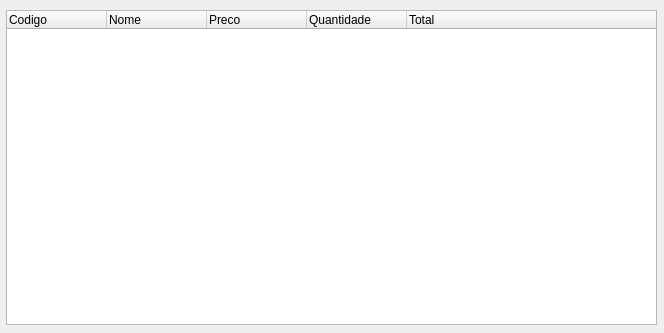
<?xml version="1.0" encoding="UTF-8"?>
<ui version="4.0">
 <class>Form</class>
 <widget class="QWidget" name="Form">
  <property name="geometry">
   <rect>
    <x>0</x>
    <y>0</y>
    <width>664</width>
    <height>333</height>
   </rect>
  </property>
  <property name="windowTitle">
   <string>Form</string>
  </property>
  <widget class="QTreeWidget" name="sells_index">
   <property name="geometry">
    <rect>
     <x>6</x>
     <y>10</y>
     <width>651</width>
     <height>315</height>
    </rect>
   </property>
   <column>
    <property name="text">
     <string>Codigo</string>
    </property>
   </column>
   <column>
    <property name="text">
     <string>Nome</string>
    </property>
   </column>
   <column>
    <property name="text">
     <string>Preco</string>
    </property>
   </column>
   <column>
    <property name="text">
     <string>Quantidade</string>
    </property>
   </column>
   <column>
    <property name="text">
     <string>Total</string>
    </property>
   </column>
  </widget>
 </widget>
 <resources/>
 <connections/>
</ui>
